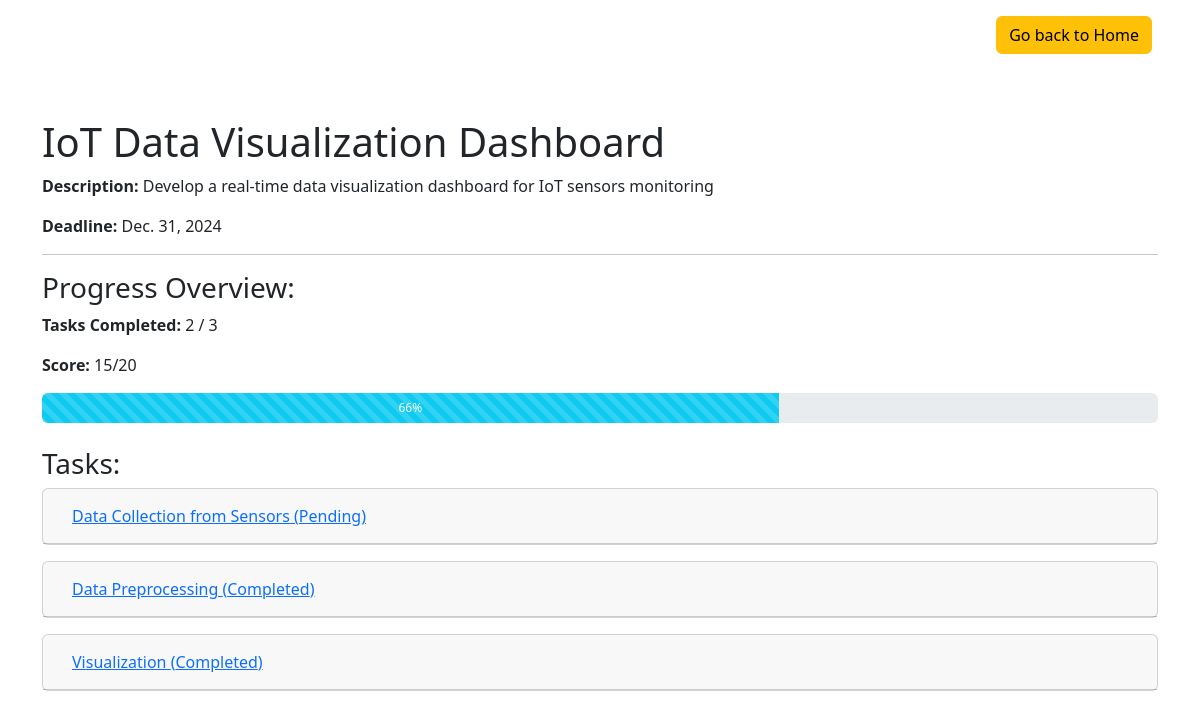
The app's page /project/3 with its own data.
### assignment/models.py (models this page shows, shortened)
class Project(models.Model):
    title = models.CharField(max_length=200)
    description = models.TextField()
    date = models.DateTimeField(auto_now_add=True)
    status = models.CharField(max_length=20, choices=STATUS_CHOICES, default="pending")
    deadline = models.DateField()
    assigned_to = models.ForeignKey(User, on_delete=models.CASCADE, related_name='projects', null=True)
    total_score = models.IntegerField(default=0)  # To store the total score of the project
    marks = models.IntegerField(default=0, null=True, blank=True)
    def calculate_total_score(self):
        total = sum(task.points for task in self.tasks.filter(status='completed'))
        self.total_score = total
        self.save()

class Task(models.Model):
    task = models.CharField(max_length=200, null=False)
    points = models.IntegerField(null=False)
    status = models.CharField(max_length=20, choices=STATUS_CHOICES, default="pending")
    project = models.ForeignKey(Project, on_delete=models.CASCADE, related_name='tasks')  # Link task to project

### assignment/views.py (the view, shortened to what this page needs)
# urls.py: path('project/<id>', projectDetail, name="ProjectDetail"),
def projectDetail(request, id):
    project = get_object_or_404(Project, id=id)
    tasks = project.tasks.all()
    total_tasks = tasks.count()
    completed_tasks = tasks.filter(status='completed').count()
    progress = int((completed_tasks / total_tasks) * 100) if total_tasks > 0 else 0
    project.calculate_total_score()
    context = {
        "project": project,
        "tasks": tasks,
        "total_tasks": total_tasks,
        "completed_tasks": completed_tasks,
        "progress": progress,
        "score": project.total_score,
        "total_score" : project.marks,
        "status_choices": Task._meta.get_field('status').choices,
    }
    return render(request, 'prjdetail.html', context)

### templates/prjdetail.html (shortened to what this page needs)
{% extends "partial/base.html" %}
{% load static %}
{% block content %}
<div class="d-flex">
    <a href="{% url "index" %}" class="ms-auto mx-5 my-3"><button class="btn btn-warning">Go back to Home</button></a>
</div>
<div class="container mt-5">
    <h1>{{ project.title }}</h1>
    <p><strong>Description:</strong> {{ project.description }}</p>
    <p><strong>Deadline:</strong> {{ project.deadline }}</p>
    <hr>
    <h3>Progress Overview:</h3>
    <p><strong>Tasks Completed:</strong> {{ completed_tasks }} / {{ total_tasks }}</p>
    <p><strong>Score:</strong> {{ score }}/{{total_score}}</p>
    <div class="progress mb-4" style="height: 30px;">
        <div
            class="progress-bar progress-bar-striped bg-info"
            role="progressbar"
            style="width: {{ progress }}%;"
            aria-valuenow="{{ progress }}"
            aria-valuemin="0"
            aria-valuemax="100">
            {{ progress }}%
        </div>
    </div>
    <h3>Tasks:</h3>
    <div id="accordion">
        {% for task in tasks %}
        <div class="card mb-3">
            <div class="card-header" id="heading{{ task.id }}">
                <h5 class="mb-0">
                    <button class="btn btn-link" data-bs-toggle="collapse" data-bs-target="#collapse{{ task.id }}" aria-expanded="true" aria-controls="collapse{{ task.id }}">
                        {{ task.task }} ({{ task.get_status_display }})
                    </button>
                </h5>
            </div>
        </div>
        {% empty %}
        <p>No tasks found for this project.</p>
        {% endfor %}
    </div>
</div>
{% endblock content %}

### records on screen
Project: title "IoT Data Visualization Dashboard", description "Develop a real-time data visualization dashboard for IoT sensors monitoring", deadline "Dec. 31, 2024"
Task: task "Data Collection from Sensors", status "Pending"
Task: task "Data Preprocessing", status "Completed"
Task: task "Visualization", status "Completed"

### other values on screen
{{ completed_tasks }} "2"
{{ total_tasks }} "3"
{{ score }} "15"
{{ total_score }} "20"
{{ progress }} "66"
